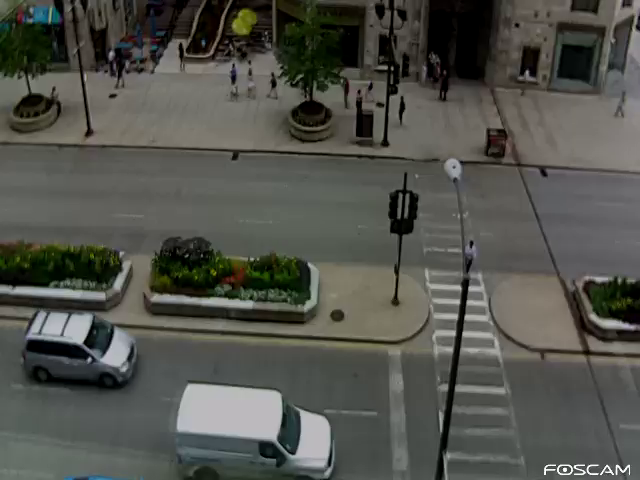
#> input picture frame 0 of imagens/flow.avi, 640 x 480 px
$ python optical-stream-2.py
#> lines starting #> are read from the running program, lines starting #| are printed output that depends on the picture
# Referência: https://docs.opencv.org/trunk/d4/dee/tutorial_optical_flow.html
import os
import numpy as np
import cv2
import time
import math


grava = True
cam = cv2.VideoCapture('imagens/flow.avi')
fgbg = cv2.createBackgroundSubtractorKNN(history=10, detectShadows=False)  #  Cria segmentador de fundo

def draw(flow):
    M = 10
    (h, w) = flow.shape[:2]
    mag, ang = cv2.cartToPolar(flow[...,0], flow[...,1]) # Converte a detecção de fluxo em ângulo
    hsv = np.zeros((h, w, 3), np.uint8) # Cria uma imagem HSV preta na dimensão do frame - flow
    hsv[..., 0] = ang * (180 / np.pi / 2)  # Conversão do ângulo em cor
    hsv[..., 1] = 0xFF
    hsv[..., 2] = cv2.normalize(mag,None,0,255,cv2.NORM_MINMAX)  # Normaliza o canal


    flow_img = cv2.cvtColor(hsv, cv2.COLOR_HSV2BGR)  # Converte a imagem hsv em BGR


    return flow_img


if __name__ == '__main__':

    Threshold = 5
    scale = .6
    x1, x2 = int(120 * scale),int(480 * scale)
    y1,y2 = int(120 * scale),int(480 * scale)

    ret, prev = cam.read() # Cria um frame prévio para o cálculo de fluxo ótico
#> prev is the input picture: shape (480, 640, 3); mean B, G, R 76.3, 82.8, 81.8

    prev = cv2.resize(prev, None, fx=scale, fy=scale)
#> prev: shape (288, 384, 3)

    ROI = np.zeros_like(prev)

    ROI[y1:y2,x1:x2] = prev[y1:y2,x1:x2]
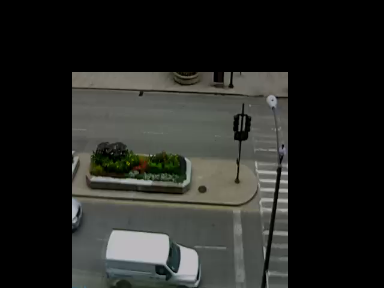
#> ROI: shape (288, 384, 3); mean B, G, R 35.2, 38.3, 37.3
    fourcc = cv2.VideoWriter_fourcc(*'XVID') # Cria o objeto para gravar vídeo

    out = cv2.VideoWriter('out.mp4', fourcc, 20.0, (prev.shape[1]*2, prev.shape[0]))  # Determina o nome do arquivo de saída, sua taxa de FPS e sua resolução.

    prevgray = cv2.cvtColor(ROI, cv2.COLOR_BGR2GRAY)  # Converte o frame prévio em tons de cinza para o cálculo ótico

    prevgray = cv2.equalizeHist(prevgray)
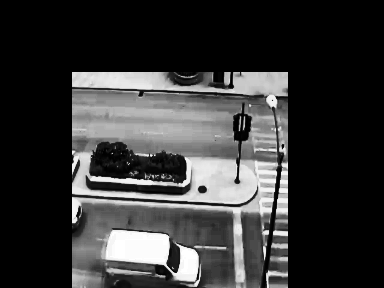
#> prevgray: shape (288, 384); min 0, max 255, mean 54.4
    prevgray = cv2.blur(prevgray, (3,3))
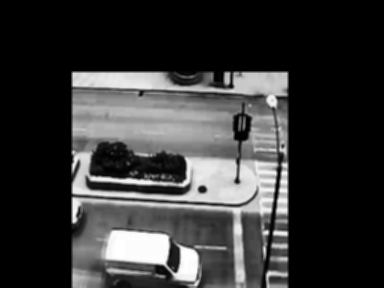
#> prevgray: shape (288, 384); min 0, max 255, mean 54.4
    prevgray = fgbg.apply(prevgray)  #  Aplica segmentador de fundo no frame e cria uma máscara binária
#> prevgray: shape (288, 384); every value is 255


    while True:
        ret, img = cam.read()
        if not ret:
            out.release()
            exit()
#> (the program exits here)
